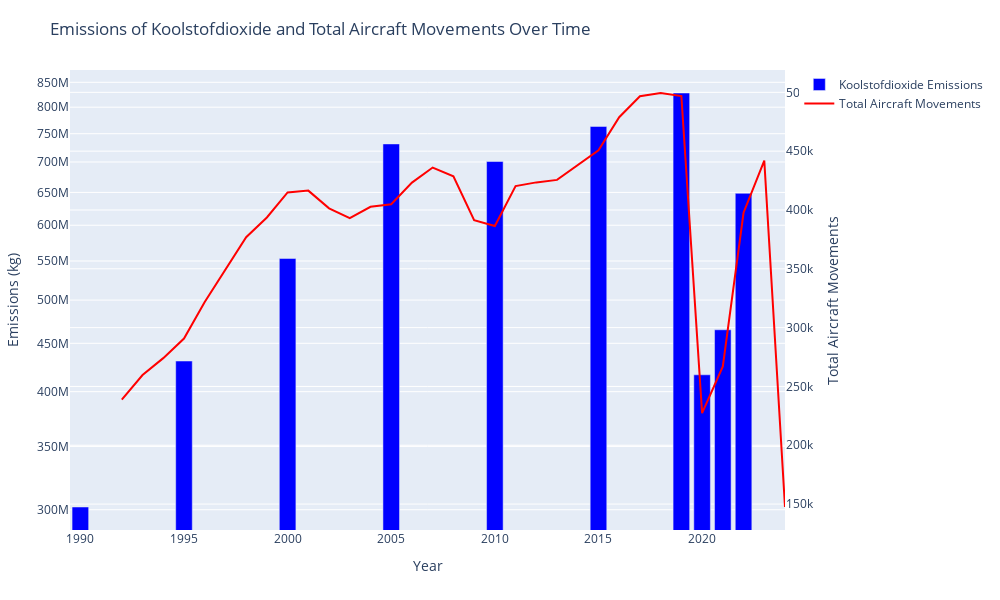

Write notebook code for a chart like this one.
### Code cell
%run emissie-flight-movements.ipynb

### Figure 1 — Plotly figure (JSON) as saved in the notebook; plotly's stock layout.template omitted (floating-point values rounded to 4 significant figures)
{"data": [{"marker": {"color": "blue"}, "name": "Koolstofdioxide Emissions", "type": "bar", "x": [1990, 1995, 2000, 2005, 2010, 2015, 2019, 2020, 2021, 2022], "y": [302000000.0, 431000000.0, 553400000.0, 731500000.0, 700800000.0, 763400000.0, 828200000.0, 416800000.0, 465100000.0, 648600000.0]}, {"line": {"color": "red"}, "mode": "lines", "name": "Total Aircraft Movements", "type": "scatter", "x": [1992, 1993, 1994, 1995, 1996, 1997, 1998, 1999, 2000, 2001, 2002, 2003, 2004, 2005, 2006, 2007, 2008, 2009, 2010, 2011, 2012, 2013, 2014, 2015, 2016, 2017, 2018, 2019, 2020, 2021, 2022, 2023, 2024], "y": [238812, 259675, 274064, 290690, 321780, 349476, 376810, 393606, 414928, 416462, 401385, 392997, 402738, 404819, 423275, 436090, 428652, 391369, 386388, 420349, 423453, 425584, 438296, 450679, 478863, 496740, 499444, 496826, 227304, 266967, 397646, 441969, 147517], "yaxis": "y2"}], "layout": {"height": 600, "margin": {"b": 70, "l": 50, "r": 50, "t": 70}, "showlegend": true, "title": {"text": "Emissions of Koolstofdioxide and Total Aircraft Movements Over Time"}, "width": 1000, "xaxis": {"title": {"text": "Year"}}, "yaxis": {"title": {"text": "Emissions (kg)"}, "type": "log"}, "yaxis2": {"overlaying": "y", "side": "right", "title": {"text": "Total Aircraft Movements"}}}}
